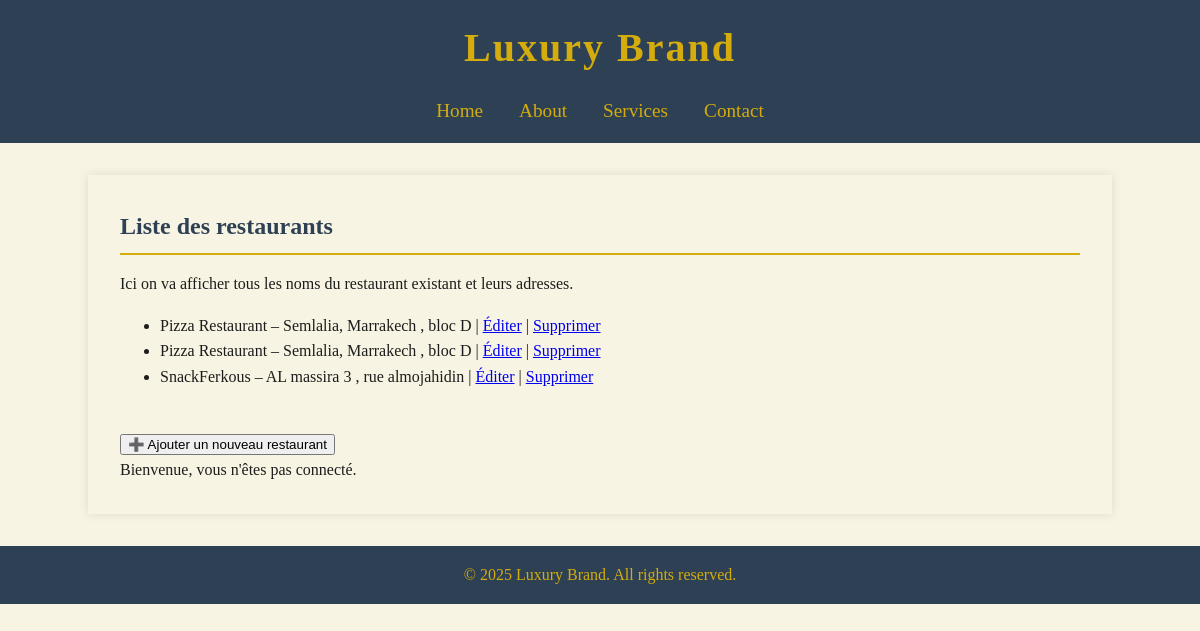
Screenshot of /app1/ with the database file from the repository.
### app1/models.py (models this page shows, shortened)
class Restaurant(models.Model):
    name = models.CharField(max_length=100)
    address = models.TextField()
    type = models.CharField(max_length=50)
    is_open = models.BooleanField(default=True)
    created_at = models.DateTimeField(auto_now_add=True)

### app1/views.py (the view)
# urls.py: path('', views.restaurant_list, name='restaurant_list'),
def restaurant_list(request):
    restaurants = Restaurant.objects.all()
    return render(request,'restaurants/index.html', {'restaurants':restaurants})

### app1/templates/restaurants/index.html
{% extends 'base.html' %}
{% block content %}
  <h2>Liste des restaurants</h2>
  <p>Ici on va afficher tous les noms du restaurant existant et leurs adresses.</p>
  <ul>
    {% for restaurant in restaurants %}
      <li>
        {{ restaurant.name }} – {{ restaurant.address }}
        |
        <a href="{% url 'restaurant_update' restaurant.id %}">Éditer</a>
        |
        <a href="{% url 'restaurant_delete' restaurant.id %}">Supprimer</a>
      </li>
    {% endfor %}
  </ul>
  <br>
  <a href="{% url 'restaurant_create' %}"><button>➕ Ajouter un nouveau restaurant</button></a>
  {% if user.is_authenticated %}
    <p>Bonjour, {{ user.username }} !</p>
{% else %}
    <p>Bienvenue, vous n'êtes pas connecté.</p>
{% endif %}
{% endblock %}

### app1/templates/base.html (style rules this page uses)
:root { --deep-navy: #2E4053; --soft-gold: #D4AC0D; --ivory: #F8F4E3; --dark-gray: #1C1C1C; }
body, h1, h2, p { margin: 0; padding: 0; font-family: 'Georgia', serif; }
body { background-color: var(--ivory); color: var(--dark-gray); line-height: 1.6; }
h2 { color: var(--deep-navy); border-bottom: 2px solid var(--soft-gold); padding-bottom: 0.5rem; margin-bottom: 1rem; }

### rows the page displays
Restaurant: name "Pizza Restaurant", address "Semlalia, Marrakech , bloc D"
Restaurant: name "Pizza Restaurant", address "Semlalia, Marrakech , bloc D"
Restaurant: name "SnackFerkous", address "AL massira 3 , rue almojahidin"
